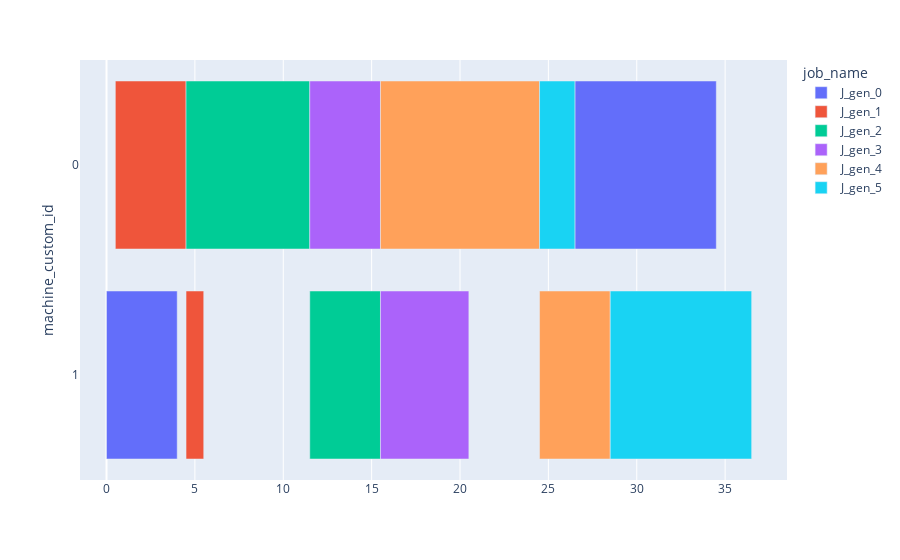

The code cell stored with this chart in its notebook:
### Code cell
fig = dispatcher.draw_gantt_chart(use_custom_proc_station_id=True, sort_by_proc_station=True)

### Figure 1 — Plotly figure (JSON) as saved in the notebook; plotly's stock layout.template omitted (floating-point values rounded to 4 significant figures)
{"data": [{"alignmentgroup": "True", "base": [26.5, 0], "hovertemplate": "job_name=J_gen_0<br>entry_date=%{base}<br>exit_date=%{x}<br>machine_custom_id=%{y}<extra></extra>", "legendgroup": "J_gen_0", "marker": {"color": "#636efa", "pattern": {"shape": ""}}, "name": "J_gen_0", "offsetgroup": "J_gen_0", "orientation": "h", "showlegend": true, "textposition": "auto", "type": "bar", "x": [8, 4], "xaxis": "x", "y": [0, 1], "yaxis": "y"}, {"alignmentgroup": "True", "base": [0.5, 4.5], "hovertemplate": "job_name=J_gen_1<br>entry_date=%{base}<br>exit_date=%{x}<br>machine_custom_id=%{y}<extra></extra>", "legendgroup": "J_gen_1", "marker": {"color": "#EF553B", "pattern": {"shape": ""}}, "name": "J_gen_1", "offsetgroup": "J_gen_1", "orientation": "h", "showlegend": true, "textposition": "auto", "type": "bar", "x": [4, 1], "xaxis": "x", "y": [0, 1], "yaxis": "y"}, {"alignmentgroup": "True", "base": [4.5, 11.5], "hovertemplate": "job_name=J_gen_2<br>entry_date=%{base}<br>exit_date=%{x}<br>machine_custom_id=%{y}<extra></extra>", "legendgroup": "J_gen_2", "marker": {"color": "#00cc96", "pattern": {"shape": ""}}, "name": "J_gen_2", "offsetgroup": "J_gen_2", "orientation": "h", "showlegend": true, "textposition": "auto", "type": "bar", "x": [7, 4], "xaxis": "x", "y": [0, 1], "yaxis": "y"}, {"alignmentgroup": "True", "base": [11.5, 15.5], "hovertemplate": "job_name=J_gen_3<br>entry_date=%{base}<br>exit_date=%{x}<br>machine_custom_id=%{y}<extra></extra>", "legendgroup": "J_gen_3", "marker": {"color": "#ab63fa", "pattern": {"shape": ""}}, "name": "J_gen_3", "offsetgroup": "J_gen_3", "orientation": "h", "showlegend": true, "textposition": "auto", "type": "bar", "x": [4, 5], "xaxis": "x", "y": [0, 1], "yaxis": "y"}, {"alignmentgroup": "True", "base": [15.5, 24.5], "hovertemplate": "job_name=J_gen_4<br>entry_date=%{base}<br>exit_date=%{x}<br>machine_custom_id=%{y}<extra></extra>", "legendgroup": "J_gen_4", "marker": {"color": "#FFA15A", "pattern": {"shape": ""}}, "name": "J_gen_4", "offsetgroup": "J_gen_4", "orientation": "h", "showlegend": true, "textposition": "auto", "type": "bar", "x": [9, 4], "xaxis": "x", "y": [0, 1], "yaxis": "y"}, {"alignmentgroup": "True", "base": [24.5, 28.5], "hovertemplate": "job_name=J_gen_5<br>entry_date=%{base}<br>exit_date=%{x}<br>machine_custom_id=%{y}<extra></extra>", "legendgroup": "J_gen_5", "marker": {"color": "#19d3f3", "pattern": {"shape": ""}}, "name": "J_gen_5", "offsetgroup": "J_gen_5", "orientation": "h", "showlegend": true, "textposition": "auto", "type": "bar", "x": [2, 8], "xaxis": "x", "y": [0, 1], "yaxis": "y"}], "layout": {"barmode": "overlay", "legend": {"title": {"text": "job_name"}, "tracegroupgap": 0}, "margin": {"t": 60}, "xaxis": {"anchor": "y", "domain": [0, 1], "type": "linear"}, "yaxis": {"anchor": "x", "autorange": "reversed", "domain": [0, 1], "title": {"text": "machine_custom_id"}, "type": "category"}}}
